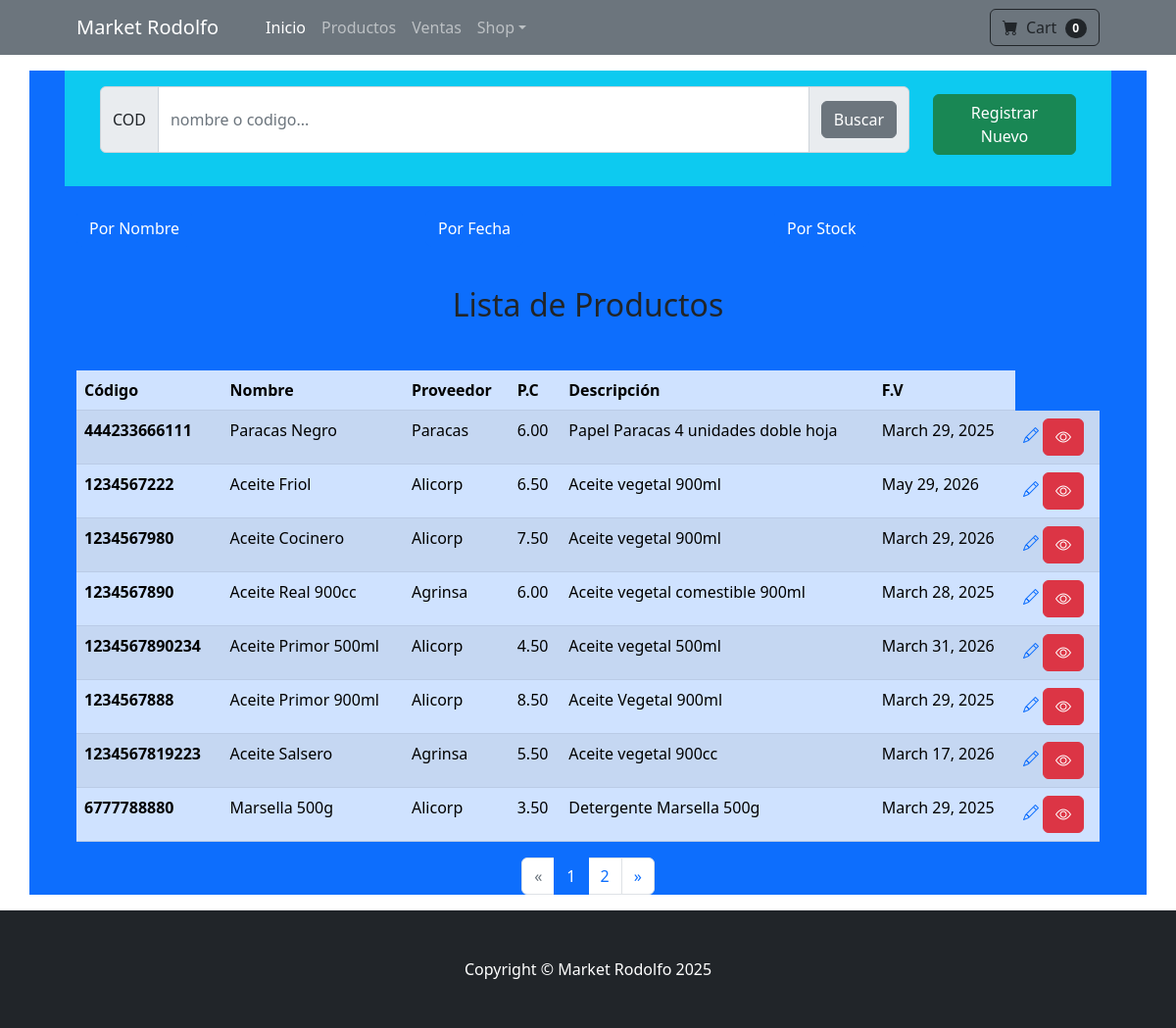
The app's page /producto/lista/?order=stock with its own data.
### applications/producto/models.py (models this page shows, shortened)
class Product(TimeStampedModel):
    UNIT_CHOICES = (
        ('0', 'Kilogramos'),
        ('1', 'Litros'),
        ('2', 'Unidades'),
    )
    category=models.ForeignKey(Category, on_delete=models.CASCADE, default=1)
    barcode=models.CharField(max_length=13, unique=True)
    name=models.CharField('Nombre', max_length=40)
    slug=models.SlugField(max_length=50, unique=True, blank=True)
    provider=models.ForeignKey(Provider, on_delete=models.CASCADE)
    marca=models.ForeignKey(Marca, on_delete=models.CASCADE)
    due_date=models.DateField('fecha de vencimiento', blank=True, null=True)
    description=models.TextField('Descripcion del Producto', blank=True)
    unit=models.CharField('unidad de medida', max_length=1, choices=UNIT_CHOICES)
    count=models.PositiveIntegerField('Cantidad en Almacén', default=0)
    purchase_price=models.DecimalField('Precio de Compra', max_digits=7, decimal_places=2)
    sale_price=models.DecimalField('Precio de Venta', max_digits=7, decimal_places=2)
    num_sale=models.PositiveIntegerField('Numero de Ventas', default=0)
    anulate=models.BooleanField('Eliminado', default=False)
    objects=ProductManager()
    class Meta:
        verbose_name='Producto'
        verbose_name_plural='Productos'

class Provider(TimeStampedModel):
    name=models.CharField('Razon Social', max_length=100)
    email=models.EmailField(blank=True, null=True)
    phone=models.CharField('telefono', max_length=40, blank=True)
    web=models.URLField('sitio web', blank=True)
    class Meta:
        verbose_name='Proveedor'
        verbose_name_plural='Proveedores'
    def __str__(self):
        return self.name

### applications/producto/views.py (the view)
# urls.py: path('producto/lista/', views.ProductListView.as_view(), name='producto-lista'),
class ProductListView(ListView):
    template_name="producto/lista.html"
    context_object_name='productos'
    paginate_by=8
    def get_queryset(self):
        kword=self.request.GET.get("kword", '')
        order=self.request.GET.get("order", '')
        queryset=Product.objects.buscar_producto(kword, order)
        return queryset

### applications/producto/managers.py (called while the page is built)
    def buscar_producto(self, kword, order):
        consulta = self.filter(
            Q(name__icontains=kword) | Q(category__name__icontains=kword) | Q(barcode=kword)| Q(barcode=kword)
        )
        if order == 'date':
            return consulta.order_by('created')
        elif order == 'name':
            return consulta.order_by('name')
        elif order == 'stock':
            return consulta.order_by('count')
        else:
            return consulta.order_by('-created')

### templates/producto/lista.html (shortened to what this page needs)
{% extends 'base.html' %}
{% load static %}
{% block content %}
    <div class="container px-4 px-lg-5 bg-primary">
        <div class="bg-info mt-3 mb-3 px-4 row">
            <form class="col-10 mt-3 mb-3" method="GET" >
                <div class="input-group">
                  <span class="input-group-text">COD</span>
                  <input class="form-control" type="text" id="kword" name="kword" placeholder="nombre o codigo...">
                  <div class="input-group-text">
                    <input type="submit" class="btn btn-secondary mb-2 mt-2" value="Buscar">
                  </div>
                </div>
            </form>
            <div class="col-2 mt-4 mb-3">
              <a href="{% url 'producto_app:producto-add' %}" class="btn btn-success mb-3">Registrar Nuevo</a>
            </div>
        </div>
            <div class="row mt-4">
                <div class="col">
                  <a href="?order=name">
                    <span class="btn btn-primary mb-3">Por Nombre</span>
                  </a>
                </div>
                <div class="col">
                  <a href="?order=date">
                    <span class="btn btn-primary mb-3">Por Fecha</span>
                  </a>
                </div>
                <div class="col">
                  <a href="?order=stock">
                    <span class="btn btn-primary mb-3">Por Stock</span>
                  </a>
                </div>
              </div>
        <h2 class="mb-4 text-center mt-4">Lista de Productos</h2>
        <table class="table table-striped table-primary mt-5">
            <thead>
                <tr>
                <th scope="col">Código</th>
                <th scope="col">Nombre</th>
                <th scope="col">Proveedor</th>
                <th scope="col">P.C</th>
                <th scope="col">Descripción</th>
                <th scope="col">F.V</th>
                </tr>
            </thead>
            <tbody>
                {% for product in productos %}
                    <tr>
                        <th scope="row">{{product.barcode}}</th>
                        <td>{{product.name}}</td>
                        <td>{{product.provider}}</td>
                        <td>{{product.purchase_price}}</td>
                        <td>{{product.description}}</td>
                        <td>{{product.due_date}}</td>
                        <td>
                          {% if product.id %}
                            <a href="{% url 'producto_app:producto-update' product.id %}" class="bt btn-success"><i class="bi bi-pencil"></i></a>
                          {% else %}
                          <a href="{% url 'producto_app:producto-add' %}" class="btn btn-success mb-3">Registrar Nuevo</a>
                          {% endif %}
                          {% if product.id %}
                          <a href="{% url 'producto_app:producto-detail' product.id %}" class="btn btn-danger"><i class="bi bi-eye"></i></a>
                          {% else %}
                          <a href="{% url 'producto_app:producto-add' %}" class="btn btn-success mb-3">Registrar Nuevo</a>
                          {% endif %}
                        </td>
                    </tr>
                {% endfor %}
            </tbody>
        </table>
        {% if is_paginated %}
          <nav aria-label="Page navigation">
            <ul class="pagination justify-content-center">
              {% if page_obj.has_previous %}
                <li class="page-item ">
                  <a class="page-link" href="?page={{ page_obj.previous_page_number }}">&laquo;</a>
                </li>
              {% else %}
                <li class="page-item disabled">
                  <a class="page-link" href="#" tabindex="-1">&laquo;</a>
                </li>
              {% endif %}
              {% for i in paginator.page_range %}
                <li class="page-item {% if page_obj.number == i %}active{% endif %}">
                <a class="page-link" href="?page={{ i }}">{{ i }}</a>
                </li>
              {% endfor %}
              {% if page_obj.has_next %}
                <li class="page-item ">
                  <a class="page-link" href="?page={{ page_obj.next_page_number }}">&raquo;</a>
                </li>
              {% else %}
                <li class="page-item disabled">
                  <a class="page-link" href="#" tabindex="-1">&raquo;</a>
                </li>
              {% endif %}
            </ul>
          </nav>
        {% endif %}
    </div>
{% endblock %}

### records on screen
Product: barcode "444233666111", name "Paracas Negro", provider "Paracas", purchase_price "6.00", description "Papel Paracas 4 unidades doble hoja", due_date "March 29, 2025"
Product: barcode "1234567222", name "Aceite Friol", provider "Alicorp", purchase_price "6.50", description "Aceite vegetal 900ml", due_date "May 29, 2026"
Product: barcode "1234567980", name "Aceite Cocinero", provider "Alicorp", purchase_price "7.50", description "Aceite vegetal 900ml", due_date "March 29, 2026"
Product: barcode "1234567890", name "Aceite Real 900cc", provider "Agrinsa", purchase_price "6.00", description "Aceite vegetal comestible 900ml", due_date "March 28, 2025"
Product: barcode "1234567890234", name "Aceite Primor 500ml", provider "Alicorp", purchase_price "4.50", description "Aceite vegetal 500ml", due_date "March 31, 2026"
Product: barcode "1234567888", name "Aceite Primor 900ml", provider "Alicorp", purchase_price "8.50", description "Aceite Vegetal 900ml", due_date "March 29, 2025"
Product: barcode "1234567819223", name "Aceite Salsero", provider "Agrinsa", purchase_price "5.50", description "Aceite vegetal 900cc", due_date "March 17, 2026"
Product: barcode "6777788880", name "Marsella 500g", provider "Alicorp", purchase_price "3.50", description "Detergente Marsella 500g", due_date "March 29, 2025"

### other values on screen
{{ i }} "1" "2"
